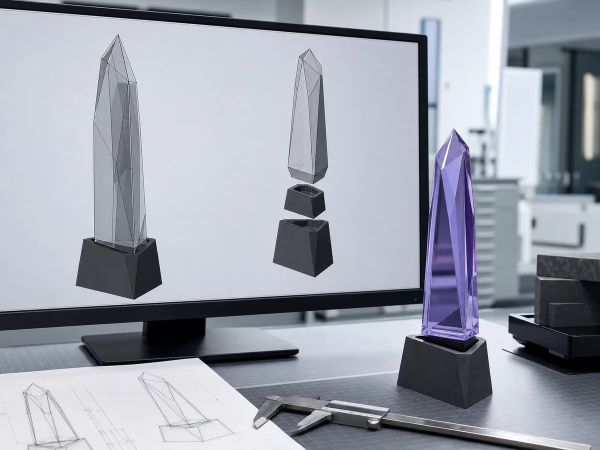
#> input picture assets/award-cad.webp, 1200 x 900 px (shown at 1/2 size); its folder holds only this picture in this run
$ python regrade-photos.py
#> lines starting #> are read from the running program, lines starting #| are printed output that depends on the picture; after the words box and inside, x2 and y2 are one past the last pixel; in counts of white or black regions, pixels touching at a corner belong together
"""Regrade the studio's published images into the «Спектр» palette.

The old images carry the old theme's violet accent light (visor glow, crystal awards, scanner laser).
Pixels in the violet/blue hue band are rotated to the filament colour of the image's service, with a
saturation lift, so every photo keeps its neutral studio grey and gains one colour accent that matches
its service card. Source: legacy/assets/*.webp → src/assets/photos/*.webp. Pure PIL, no numpy.
"""
from pathlib import Path
from PIL import Image, ImageEnhance

ROOT = Path(__file__).resolve().parent.parent
SRC = ROOT / 'legacy' / 'assets'
DST = ROOT / 'src' / 'assets' / 'photos'
DST.mkdir(parents=True, exist_ok=True)

# filament hues in degrees — keep in sync with src/styles/tokens.css
HUE = {'cyan': 194, 'blue': 226, 'magenta': 332, 'orange': 21, 'yellow': 45, 'lime': 75}
TARGET = {
    'helmet': 'lime', 'cosplay': 'lime',
    'award': 'orange', 'merch': 'orange',
    'part': 'cyan', 'scanner': 'cyan',
    'figurine': 'magenta',
    'modeling': 'blue', 'hero-studio': 'blue', 'studio': 'blue',
    'prototype': 'yellow',
}

# PIL HSV hue is 0..255. Violet/blue band ≈ 205°..320° → 145..227.
LO, HI = 145, 227
band = [255 if LO <= h <= HI else 0 for h in range(256)]

for src in sorted(SRC.glob('*.webp')):
    if src.stem == 'favicon':
        continue
    key = next((k for k in TARGET if src.stem.startswith(k)), 'blue')
    tgt = round(HUE[TARGET[key]] / 360 * 255)
    im = Image.open(src).convert('RGB')
#> im is the input picture: PIL image 1200x900 RGB; mean R, G, B 156.7, 161.4, 171.8
    h, s, v = im.convert('HSV').split()
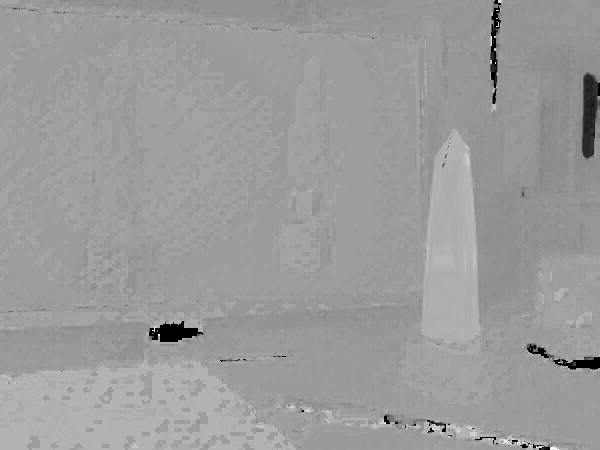
#> h: PIL image 1200x900 L (shown at 1/2 size); min 0, max 246, mean 154.9
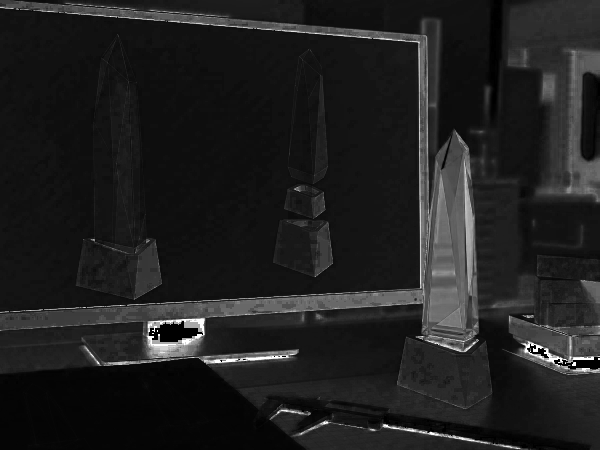
#> s: PIL image 1200x900 L (shown at 1/2 size); min 0, max 255, mean 31.6
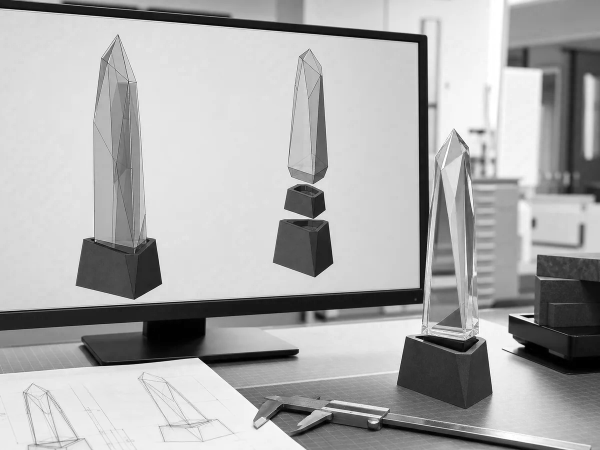
#> v: PIL image 1200x900 L (shown at 1/2 size); min 0, max 255, mean 171.9
    mask = h.point(band)
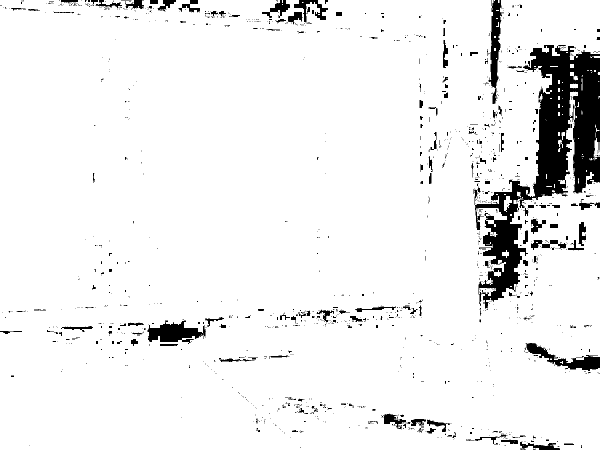
#> mask: PIL image 1200x900 L (shown at 1/2 size); 93.3% white; 1479 black regions (1302 under 20 px), largest, box (x1, y1, x2, y2) and area: (947, 90, 1200, 617) 42116, (296, 640, 412, 688) 3087, (977, 0, 1004, 208) 2819
    h2 = Image.composite(Image.new('L', im.size, tgt), h, mask)
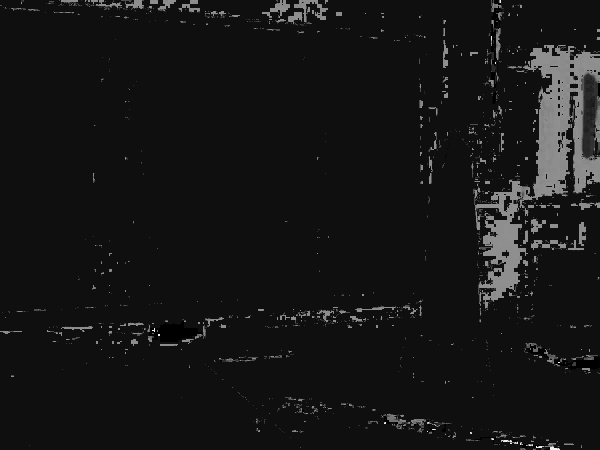
#> h2: PIL image 1200x900 L (shown at 1/2 size); min 0, max 246, mean 22
    s2 = Image.composite(s.point(lambda x: min(255, int(x * 1.25))), s.point(lambda x: int(x * 0.7)), mask)
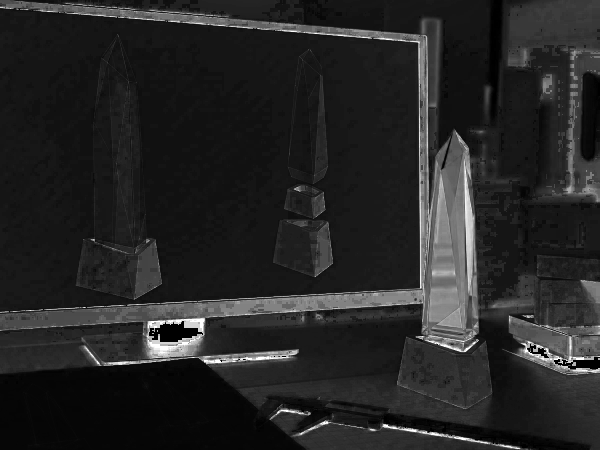
#> s2: PIL image 1200x900 L (shown at 1/2 size); min 0, max 255, mean 37.4
    out = Image.merge('HSV', (h2, s2, v)).convert('RGB')
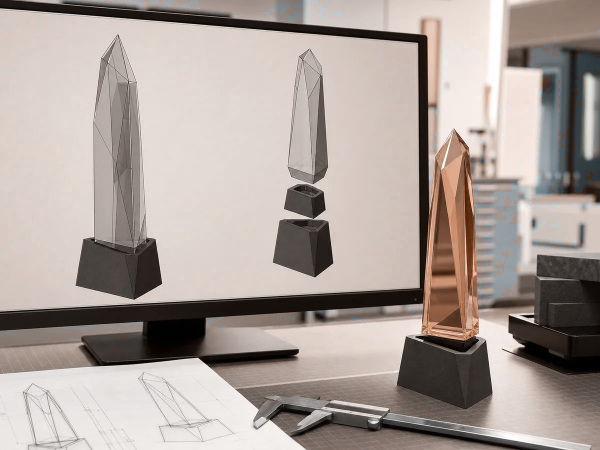
#> out: PIL image 1200x900 RGB (shown at 1/2 size); mean R, G, B 171.2, 160.3, 154.4
    out = ImageEnhance.Contrast(out).enhance(1.05)
    out.save(DST / src.name, 'WEBP', quality=82, method=6)
#> (the run stopped early here; a loop or call above may not have finished)

$ run again, on assets/figurine-paint.webp
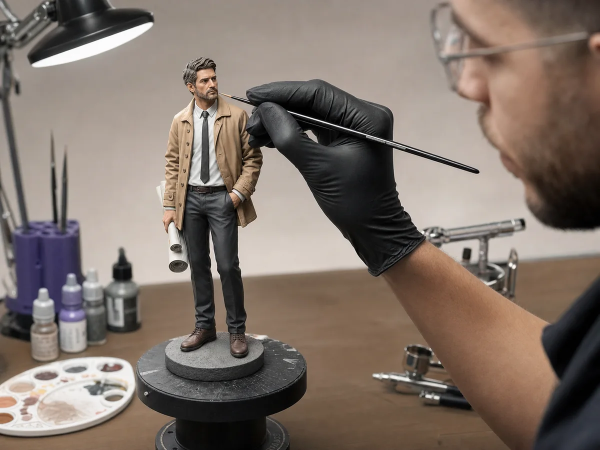
#> input picture assets/figurine-paint.webp, 1200 x 900 px (shown at 1/2 size)
#> im is the input picture: PIL image 1200x900 RGB; mean R, G, B 127.5, 114.4, 105.5
#> `mask = h.point(band)`:
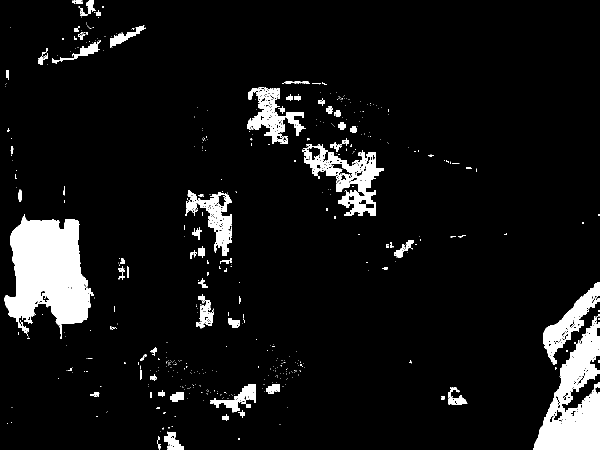
#> mask: PIL image 1200x900 L (shown at 1/2 size); 7.6% white; 539 white regions (454 under 20 px), largest, box (x1, y1, x2, y2) and area: (9, 428, 188, 678) 27331, (1067, 632, 1200, 900) 18053, (604, 288, 768, 432) 8210
#> `out = Image.merge('HSV', (h2, s2, v)).convert('RGB')`:
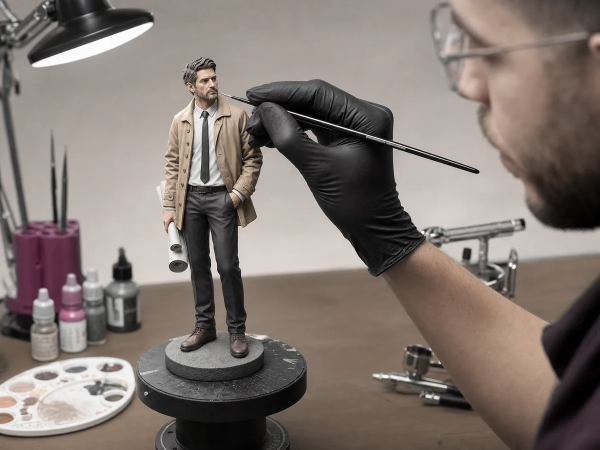
#> out: PIL image 1200x900 RGB (shown at 1/2 size); mean R, G, B 128.4, 118.1, 112.1

$ run again, on assets/figurine-portrait.webp
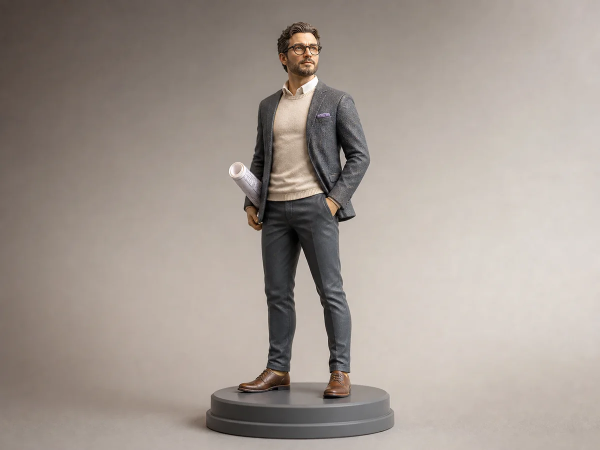
#> input picture assets/figurine-portrait.webp, 1200 x 900 px (shown at 1/2 size)
#> im is the input picture: PIL image 1200x900 RGB; mean R, G, B 163.8, 154, 146.5
#> `mask = h.point(band)`:
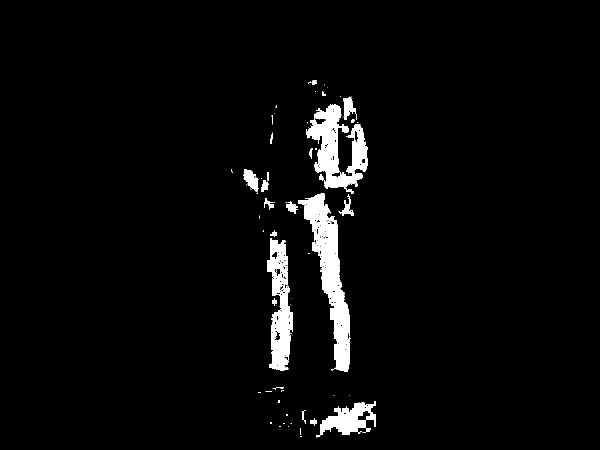
#> mask: PIL image 1200x900 L (shown at 1/2 size); 3.6% white; 86 white regions (61 under 20 px), largest, box (x1, y1, x2, y2) and area: (596, 387, 701, 744) 12821, (613, 208, 736, 388) 10363, (534, 476, 586, 741) 7693
#> `h2 = Image.composite(Image.new('L', im.size, tgt), h, mask)`:
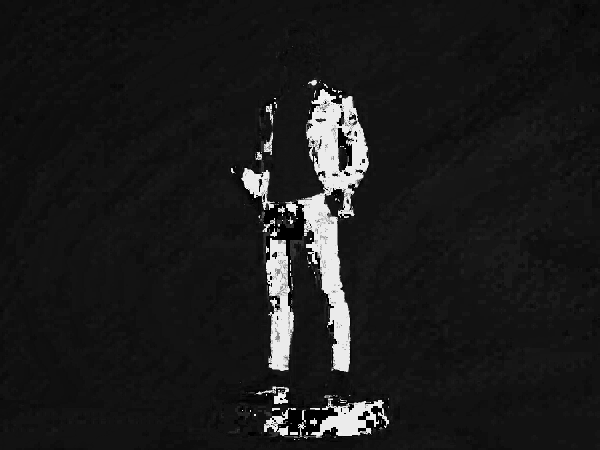
#> h2: PIL image 1200x900 L (shown at 1/2 size); min 0, max 252, mean 28.3
